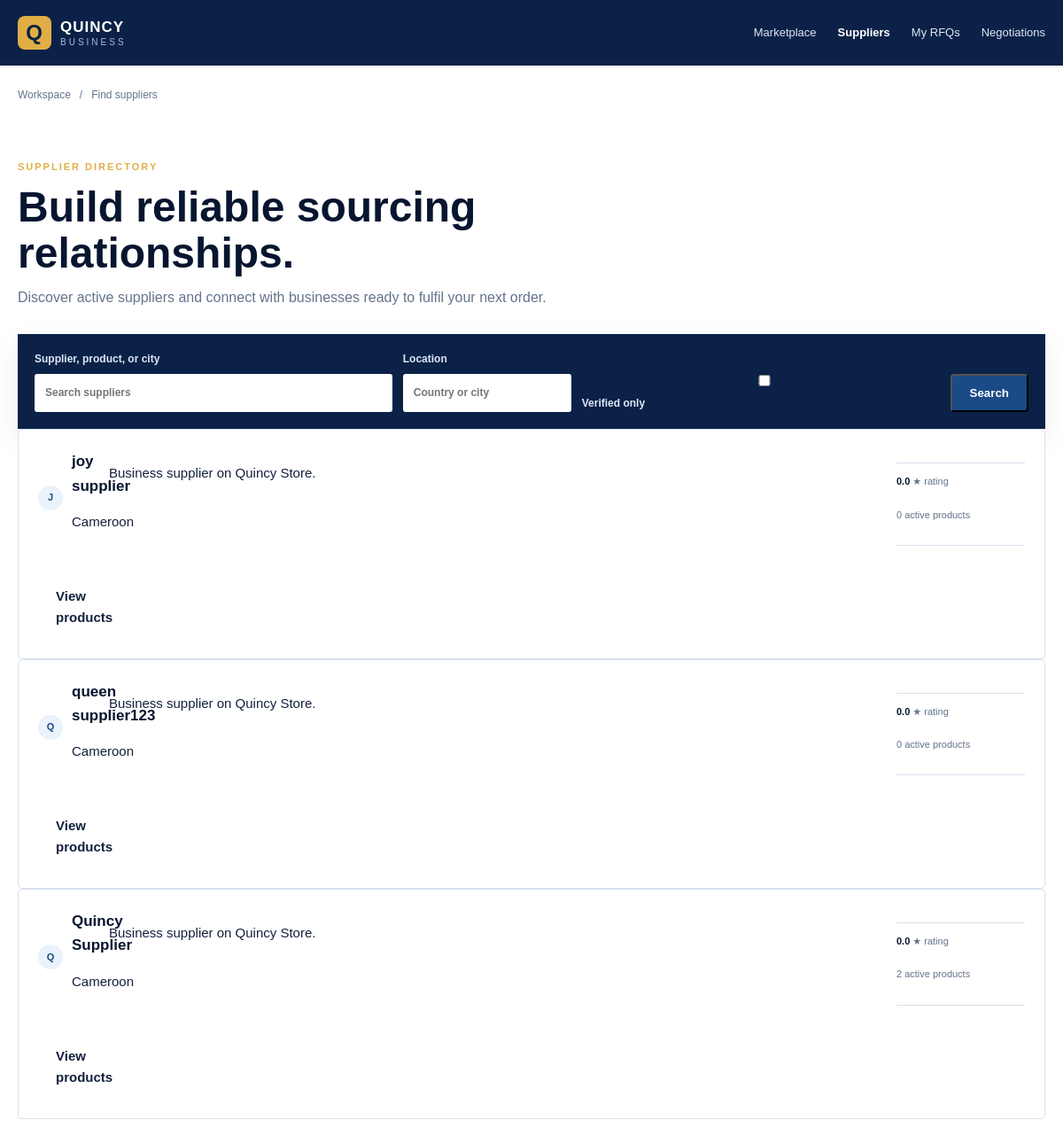
Screenshot of /b2b/suppliers.php with the database file from the repository.
### tables this page shows
CREATE TABLE `suppliers` (
  `id` int(11) NOT NULL,
  `user_id` int(11) NOT NULL,
  `business_id` int(11) NOT NULL,
  `supplier_name` varchar(150) NOT NULL,
  `description` text DEFAULT NULL,
  `address` varchar(255) DEFAULT NULL,
  `city` varchar(100) DEFAULT NULL,
  `country` varchar(100) DEFAULT 'Cameroon',
  `verification_status` enum('pending','verified','rejected') DEFAULT 'pending',
  `rating` decimal(2,1) DEFAULT 0.0,
  `status` enum('active','inactive','suspended') DEFAULT 'active',
  `created_at` timestamp NOT NULL DEFAULT current_timestamp(),
  `updated_at` timestamp NOT NULL DEFAULT current_timestamp() ON UPDATE current_timestamp()
);

### includes/functions.php (called while the page is built, shortened)
<?php
function e(mixed $value): string
{
    return htmlspecialchars((string) $value, ENT_QUOTES, 'UTF-8');
}

### config/config.php (called while the page is built, shortened)
<?php
require_once __DIR__ . '/database.php';
spl_autoload_register(static function (string $class): void {
    $path = ROOT_PATH . '/classes/' . $class . '.php';
});

### config/database.php (called while the page is built, shortened)
<?php
final class Database
{
    private static ?self $instance = null;
    private PDO $connection;
    private function __construct()
    {
        $dsn = sprintf(
            'mysql:host=%s;port=%s;dbname=%s;charset=%s',
            DB_HOST,
            DB_PORT,
            DB_NAME,
            DB_CHARSET
        );
        $this->connection = new PDO($dsn, DB_USER, DB_PASS, [
            PDO::ATTR_ERRMODE => PDO::ERRMODE_EXCEPTION,
            PDO::ATTR_DEFAULT_FETCH_MODE => PDO::FETCH_ASSOC,
            PDO::ATTR_EMULATE_PREPARES => false,
        ]);
    }
    public static function getInstance(): self
    {
        return self::$instance ??= new self();
    }
    public function getConnection(): PDO
    {
        return $this->connection;
    }
}

### classes/Supplier.php (called while the page is built, shortened)
<?php
final class Supplier
{
    private PDO $db;
    public function __construct()
    {
        $this->db = Database::getInstance()->getConnection();
    }
    public function search(
        string $term = '',
        string $location = '',
        bool $verifiedOnly = false,
        float $minimumRating = 0,
        string $sort = 'relevance',
        int $limit = 24
    ): array {
        $where = ["s.status = 'active'"];
        $params = [];
        $orderBy = match ($sort) {
            'rating' => 's.rating DESC, s.supplier_name ASC',
            'newest' => 's.created_at DESC',
            'name' => 's.supplier_name ASC',
            default => 's.rating DESC, s.verification_status = "verified" DESC, s.supplier_name ASC',
        };
        $limit = max(1, min($limit, 100));
        $stmt = $this->db->prepare(
            'SELECT s.id, s.supplier_name, s.description, s.address, s.city, s.country,
                    s.verification_status, s.rating, s.created_at,
                    b.business_name, COUNT(DISTINCT p.id) AS product_count
             FROM suppliers s
             LEFT JOIN businesses b ON b.id = s.business_id
             LEFT JOIN products p ON p.supplier_id = s.id AND p.status = "active"
             WHERE ' . implode(' AND ', $where) . '
             GROUP BY s.id
             ORDER BY ' . $orderBy . '
             LIMIT ' . $limit
        );
        $stmt->execute($params);
        return $stmt->fetchAll();
    }
}

### b2b/suppliers.php (the view, shortened to what this page needs)
<?php
require_once dirname(__DIR__).'/config/config.php';
require_once ROOT_PATH.'/includes/functions.php';
$term=trim((string)($_GET['q']??'')); $location=trim((string)($_GET['location']??'')); $verified=!empty($_GET['verified']); $sort=(string)($_GET['sort']??'relevance'); $suppliers=[]; $error=null;
try{$suppliers=(new Supplier())->search($term,$location,$verified,0,$sort,40);}catch(PDOException $e){error_log('B2B suppliers: '.$e->getMessage());$error='Supplier directory is temporarily unavailable.';}
?>
<!doctype html><html lang="en"><head><meta charset="utf-8"><meta name="viewport" content="width=device-width,initial-scale=1"><title>Find suppliers - <?=e(SITE_NAME)?></title><link rel="stylesheet" href="<?=e(BASE_URL)?>/assets/css/style.css"></head><body class="b2b-page"><header class="directory-header"><div class="container directory-header-row"><a class="brand" href="<?=e(BASE_URL)?>/b2b/"><span class="brand-mark">Q</span><span><strong>QUINCY</strong><small>BUSINESS</small></span></a><nav><a href="<?=e(BASE_URL)?>/b2b/marketplace.php">Marketplace</a><a class="directory-active" href="<?=e(BASE_URL)?>/b2b/suppliers.php">Suppliers</a><a href="<?=e(BASE_URL)?>/b2b/quotations.php">My RFQs</a><a href="<?=e(BASE_URL)?>/b2b/negotiations.php">Negotiations</a></nav></div></header><main class="container b2b-main"><div class="directory-breadcrumb"><a href="<?=e(BASE_URL)?>/b2b/">Workspace</a><span>/</span>Find suppliers</div><section class="b2b-hero"><div><p class="eyebrow">SUPPLIER DIRECTORY</p><h1>Build reliable sourcing relationships.</h1><p>Discover active suppliers and connect with businesses ready to fulfil your next order.</p></div></section><form class="b2b-search" method="get"><label><span>Supplier, product, or city</span><input name="q" value="<?=e($term)?>" placeholder="Search suppliers"></label><label><span>Location</span><input name="location" value="<?=e($location)?>" placeholder="Country or city"></label><label class="checkbox-field"><input type="checkbox" name="verified" value="1" <?=$verified?'checked':''?>> Verified only</label><button class="button button-primary">Search</button></form><?php if($error):?><div class="catalog-notice"><?=e($error)?></div><?php elseif(!$suppliers):?><div class="supplier-empty"><h2>No suppliers found</h2><p>Try a broader search or post an RFQ for supplier responses.</p><a href="<?=e(BASE_URL)?>/b2b/request-quotation.php">Post an RFQ</a></div><?php else:?><div class="supplier-grid"><?php foreach($suppliers as $s):?><article class="supplier-card"><div class="supplier-detail-heading"><span class="supplier-mini-avatar"><?=e(strtoupper(substr((string)$s['supplier_name'],0,1)))?></span><div><h2><?=e($s['supplier_name'])?></h2><p><?=e(implode(', ',array_filter([$s['city'],$s['country']])))?></p></div></div><?php if($s['verification_status']==='verified'):?><span class="verified-badge">Verified supplier</span><?php endif;?><p><?=e($s['description']?:'Business supplier on Quincy Store.')?></p><div class="supplier-detail-metrics"><span><strong><?=number_format((float)($s['rating']??0),1)?></strong> ★ rating</span><span><?= (int)$s['product_count']?> active products</span></div><a class="button outline-button" href="<?=e(BASE_URL)?>/b2b/products.php?supplier=<?= (int)$s['id']?>">View products</a></article><?php endforeach;?></div><?php endif;?></main></body></html>

### assets/css/style.css (style rules this page uses)
:root { --navy-950: #07152f; --navy-900: #0b2147; --navy-800: #123566; --navy-700: #1b4b86; --blue-100: #eaf2fb; --blue-50: #f5f8fc; --white: #ffffff; --ink: #14213d; --muted: #64748b; --border: #d8e1ed; --gold: #e1ae45; --shadow: 0 12px 32px rgba(7, 21, 47, .08); }
* { box-sizing: border-box; }
html { scroll-behavior: smooth; }
body { margin: 0; color: var(--ink); background: var(--white); font: 15px/1.6 Arial, sans-serif; }
a { color: inherit; text-decoration: none; }
.container { width: min(1180px, calc(100% - 40px)); margin: 0 auto; }
.brand { display: inline-flex; align-items: center; gap: 10px; color: var(--white); letter-spacing: 1px; }
.brand-mark { display: grid; width: 38px; height: 38px; place-items: center; color: var(--navy-900); background: var(--gold); border-radius: 8px; font-size: 24px; font-weight: 800; }
.brand strong, .brand small { display: block; line-height: 1; }
.brand strong { font-size: 17px; }
.brand small { margin-top: 4px; color: #a8bfdd; font-size: 10px; letter-spacing: 3px; }
.eyebrow { margin: 0 0 10px; color: var(--gold); font-size: 11px; font-weight: 700; letter-spacing: 2px; }
.button { display: inline-block; padding: 12px 20px; border-radius: 4px; font-weight: 700; }
.button-primary { color: var(--white); background: var(--navy-700); }
.directory-header { color: var(--white); background: var(--navy-900); }
.directory-header-row { display: flex; min-height: 74px; align-items: center; justify-content: space-between; gap: 25px; }
.directory-header nav { display: flex; align-items: center; gap: 24px; color: #dce8f7; font-size: 13px; }
.directory-active { color: var(--white); font-weight: 700; }
.directory-breadcrumb { display: flex; gap: 10px; margin-bottom: 28px; color: var(--muted); font-size: 12px; }
.supplier-card { display: grid; grid-template-columns: 62px 1fr 145px; gap: 18px; padding: 22px; background: var(--white); border: 1px solid var(--border); border-radius: 5px; }
.b2b-main { padding-top: 24px; padding-bottom: 70px; }
.b2b-hero { display: flex; align-items: end; justify-content: space-between; gap: 35px; padding: 35px 0 28px; }
.b2b-hero h1 { max-width: 700px; margin: 0 0 12px; color: var(--navy-950); font-size: clamp(30px, 4vw, 48px); line-height: 1.08; }
.b2b-hero p:not(.eyebrow) { max-width: 650px; margin: 0; color: var(--muted); font-size: 16px; }
.b2b-search { display: flex; align-items: end; gap: 12px; padding: 19px; background: var(--navy-900); box-shadow: var(--shadow); }
.b2b-search label { display: grid; flex: 1; gap: 7px; color: #dce8f7; font-size: 12px; font-weight: 700; }
.b2b-search input { width: 100%; padding: 12px; color: var(--ink); background: var(--white); border: 0; border-radius: 3px; outline: 0; font: inherit; }
.b2b-search label:nth-child(2) { max-width: 190px; }
.supplier-mini-avatar { display: grid; width: 28px; height: 28px; flex-shrink: 0; place-items: center; color: var(--navy-700); background: var(--blue-100); border-radius: 50%; font-size: 11px; font-weight: 700; }
.supplier-detail-heading { display: flex; align-items: center; gap: 10px; margin-bottom: 15px; }
.supplier-detail-heading h2 { margin: 0; color: var(--navy-950); font-size: 17px; }
.supplier-detail-metrics { display: grid; gap: 7px; margin: 15px 0; padding: 12px 0; border-top: 1px solid var(--border); border-bottom: 1px solid var(--border); color: var(--muted); font-size: 11px; }
.supplier-detail-metrics strong { color: var(--navy-950); }

### rows the page displays
suppliers: supplier_name "J", supplier_name "joy supplier", country "Cameroon", description "Business supplier on Quincy Store.", rating "0.0", product_count "0"
suppliers: supplier_name "Q", supplier_name "queen supplier123", country "Cameroon", description "Business supplier on Quincy Store.", rating "0.0", product_count "0"
suppliers: supplier_name "Q", supplier_name "Quincy Supplier", country "Cameroon", description "Business supplier on Quincy Store.", rating "0.0", product_count "2"
